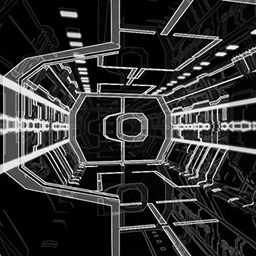
%> input picture Algorithm/Compare/With Flooring/sample.jpg, 256 x 256 px
$ octave Compare_Avg_Floor.m   (GNU Octave 9; MATLAB toolbox functions it lacks are replaced by stand-ins)
%> lines starting %> are read from the running program, lines starting %| are printed output that depends on the picture
im = imread('sample.jpg');
%> im is the input picture: size 256x256 uint8; min 0, max 249, mean 50.2
im = uint8(im);
%im = rgb2gray(im);

%Matlab's version
im_out_matlab = imresize(im, 0.5);
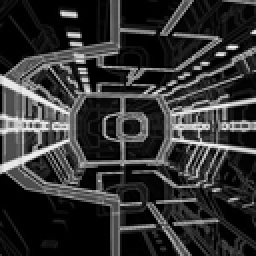
%> im_out_matlab: size 128x128 uint8 (shown 2 times larger); min 0, max 250, mean 50.3


im_out_avg_floor = uint8(zeros(128,128));

for row_i = 1:2: 256
    for col_i = 1 :2: 256

        mat1 = bitshift([im(row_i,col_i) im(row_i + 1, col_i)],-2);
        mat2 = bitshift([im(row_i , col_i+1)  im(row_i +1, col_i+1)],-2);

        tot = uint8(sum(mat1) + sum(mat2));

        row_o = (row_i + 1)/2;
        col_o = (col_i + 1)/2;

        im_out_avg_floor(row_o, col_o) = tot;
    end
end

imshow(im_out_avg_floor);


im_error = im_out_matlab - im_out_avg_floor;
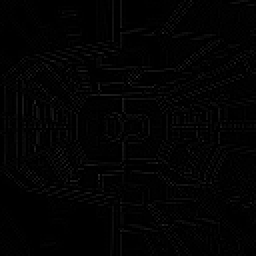
%> im_error: size 128x128 uint8 (shown 2 times larger); min 0, max 43, mean 2.8
error_perc = 100*sqrt(sum(sum((im_error).^2)))/(128*128)
%> error_perc = 3.92
